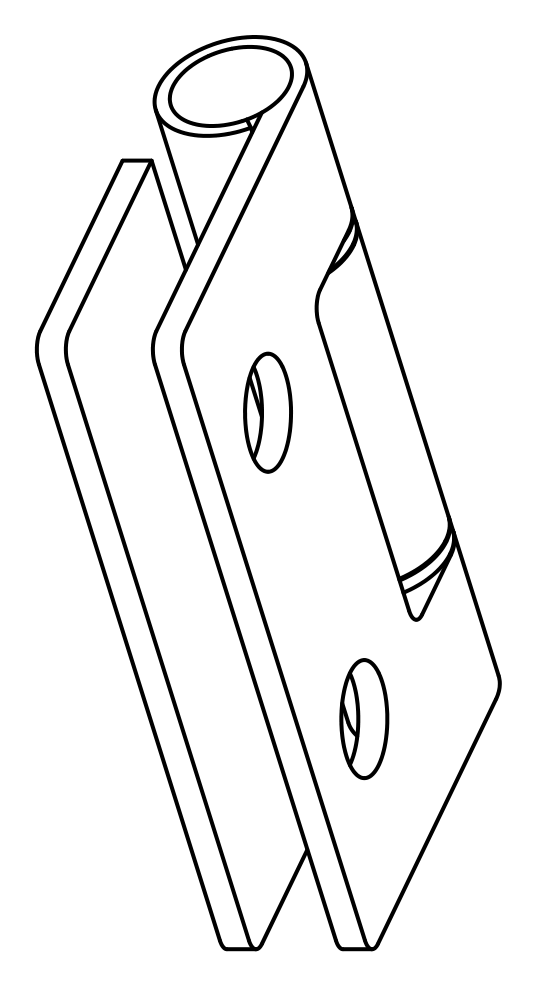
#> input picture metalman-auto-engineer/backend/assets/test_inputs/tmp_images/90451393_clean.png, 539 x 989 px
$ python -i image_utils.py   (imports and definitions only)
#> lines starting #> are read from the running program, lines starting #| are printed output that depends on the picture; after the words box and inside, x2 and y2 are one past the last pixel; in counts of white or black regions, pixels touching at a corner belong together
#> further down, picture is the input picture: PIL image 539x989 RGB; min 0, max 255, mean 241.5
from PIL import Image as PILImage
from openpyxl.drawing.image import Image as ExcelImage
from openpyxl.drawing.spreadsheet_drawing import OneCellAnchor, AnchorMarker
from openpyxl.drawing.xdr import XDRPositiveSize2D
from openpyxl.utils import column_index_from_string, get_column_letter
from openpyxl.utils.cell import coordinate_from_string

EMU_PER_PIXEL = 9525          # Office's fixed px->EMU conversion at 96 DPI
DEFAULT_ROW_HEIGHT_PT = 15.0  # Excel's default row height when unset
DEFAULT_COL_WIDTH_CHARS = 8.43  # Excel's default column width when unset


# [20 lines left out: function fit_image_dimensions, not called in this run]


def trim_whitespace(img: PILImage.Image, padding: int = 10, bg_threshold: int = 245) -> PILImage.Image:
    """
    Crops a PIL image down to the bounding box of its non-background content
    plus a small padding, discarding blank margin.

    A manually-dragged crop selection is rarely pixel-tight around the
    target - a loosely-drawn box leaves blank space on one or more sides
    baked into the image itself. Centering *that* image in a cell still
    looks off-center, since centering the outer bounds doesn't center the
    ink within them - trimming first is what actually fixes it.
    """
#> called with padding = 10, bg_threshold = 245
    gray = img.convert("L")
    content_mask = gray.point(lambda p: 255 if p < bg_threshold else 0)
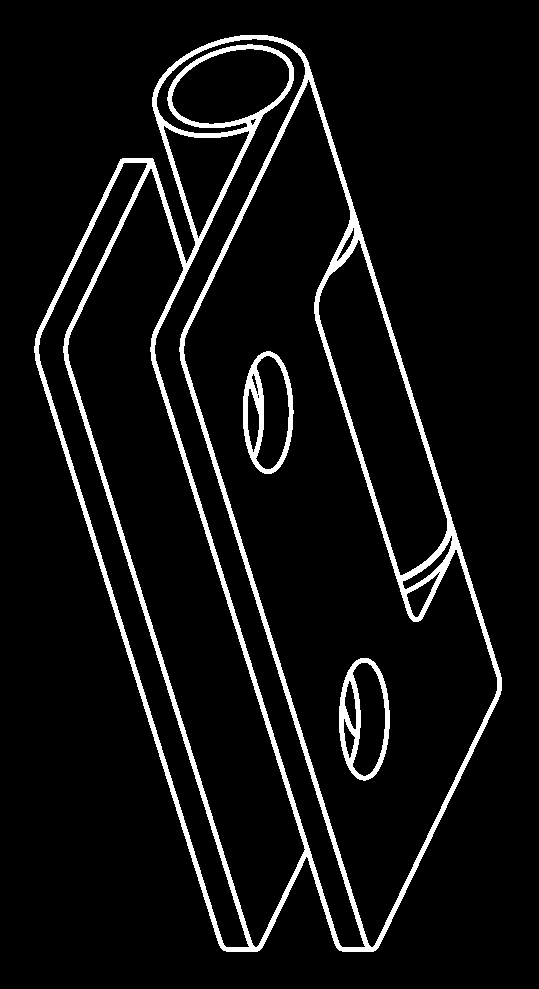
#> content_mask: PIL image 539x989 L; 6.5% white; 3 white regions, box (x1, y1, x2, y2) and area: (34, 35, 502, 952) 30774, (339, 658, 390, 781) 1909, (243, 351, 294, 474) 1900
    bbox = content_mask.getbbox()
#> bbox = (34, 35, 502, 952)
    if not bbox:
        return img
    left, top, right, bottom = bbox
#> left = 34; top = 35; right = 502; bottom = 952
    left = max(0, left - padding)
#> left = 24
    top = max(0, top - padding)
#> top = 25
    right = min(img.width, right + padding)
#> right = 512
    bottom = min(img.height, bottom + padding)
#> bottom = 962
    return img.crop((left, top, right, bottom))
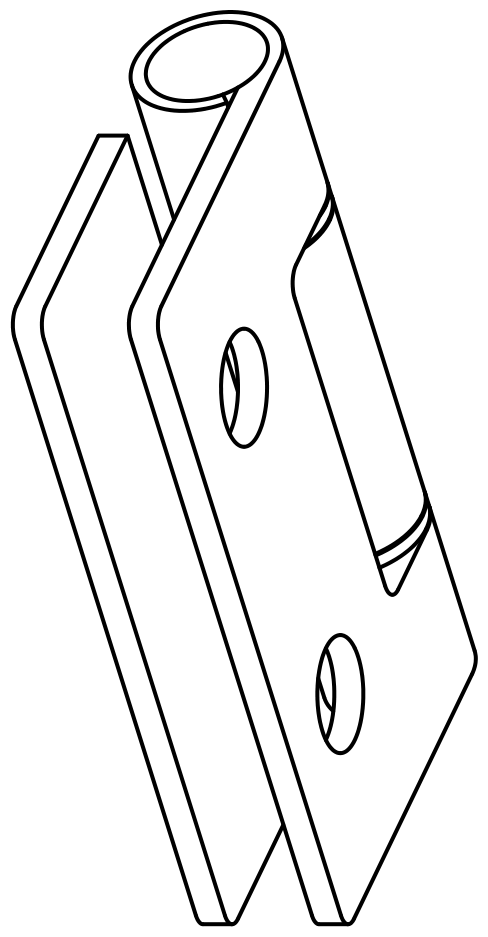
#> returned value: PIL image 488x937 RGB; min 0, max 255, mean 239.3


def _col_width_to_px(width_chars: float) -> float:
    # Standard Excel approximation for the default Calibri 11 font (~7px/char + 5px padding)
    return width_chars * 7 + 5


def _row_height_to_px(height_pt: float) -> float:
    return height_pt * 96 / 72


# [65 lines left out: function place_image_centered, not called in this run]

>>> from PIL import Image
>>> picture = Image.open('../assets/test_inputs/tmp_images/90451393_clean.png')
>>> result = trim_whitespace(picture)

$ run again, on metalman-auto-engineer/backend/assets/test_inputs/tmp_images/92187145_clean.png
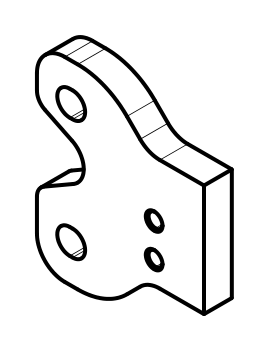
#> input picture metalman-auto-engineer/backend/assets/test_inputs/tmp_images/92187145_clean.png, 271 x 353 px
#> picture is the input picture: PIL image 271x353 RGB; min 0, max 255, mean 237.6
#> in trim_whitespace, `content_mask = gray.point(lambda p: 255 if p < bg_threshold else 0)`:
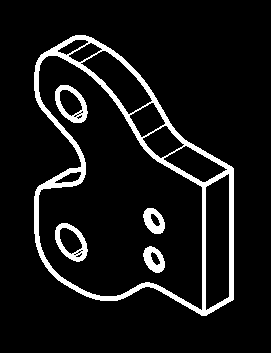
#> content_mask: PIL image 271x353 L; 8.4% white; 5 white regions, box (x1, y1, x2, y2) and area: (34, 35, 234, 316) 6320, (55, 223, 88, 262) 512, (55, 85, 88, 123) 509, (143, 208, 165, 234) 356, (143, 246, 165, 273) 356
#> bbox = (34, 35, 234, 316)
#> in trim_whitespace, `left, top, right, bottom = bbox`: left = 34; top = 35; right = 234; bottom = 316
#> in trim_whitespace, `left = max(0, left - padding)`: left = 24
#> in trim_whitespace, `top = max(0, top - padding)`: top = 25
#> in trim_whitespace, `right = min(img.width, right + padding)`: right = 244
#> in trim_whitespace, `bottom = min(img.height, bottom + padding)`: bottom = 326
#> in trim_whitespace, `return img.crop((left, top, right, bottom))`:
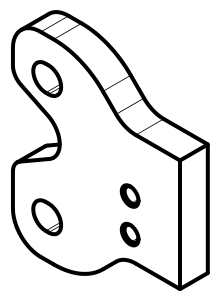
#> returned value: PIL image 220x301 RGB; min 0, max 255, mean 229.8

$ run again, on metalman-auto-engineer/backend/assets/test_inputs/tmp_images/92187146_clean.png
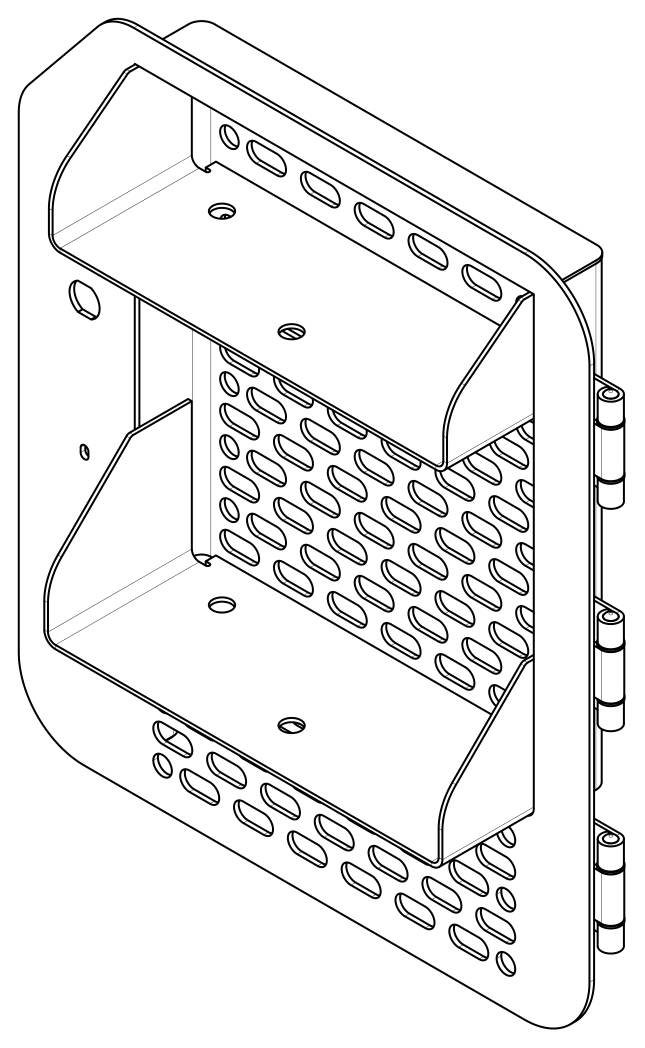
#> input picture metalman-auto-engineer/backend/assets/test_inputs/tmp_images/92187146_clean.png, 1289 x 2096 px (shown at 1/2 size)
#> picture is the input picture: PIL image 1289x2096 RGB; min 0, max 255, mean 236.9
#> in trim_whitespace, `content_mask = gray.point(lambda p: 255 if p < bg_threshold else 0)`:
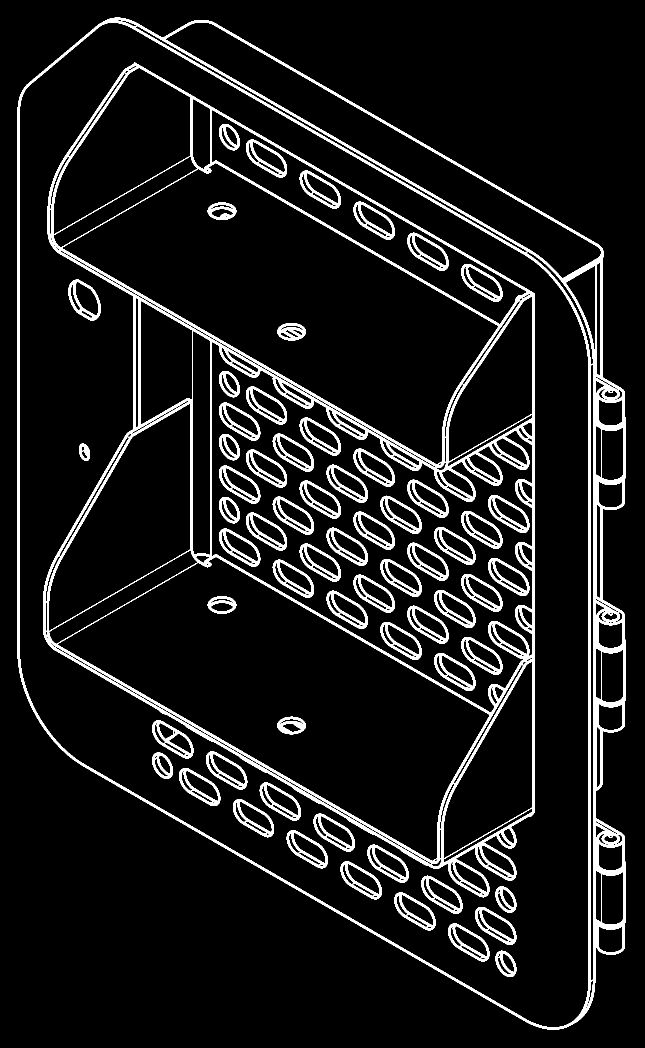
#> content_mask: PIL image 1289x2096 L (shown at 1/2 size); 8.8% white; 65 white regions, largest, box (x1, y1, x2, y2) and area: (86, 125, 1070, 1795) 82141, (35, 35, 1252, 2059) 62707, (304, 1441, 387, 1517) 1770
#> bbox = (35, 35, 1252, 2059)
#> in trim_whitespace, `left, top, right, bottom = bbox`: left = 35; right = 1252; bottom = 2059
#> in trim_whitespace, `left = max(0, left - padding)`: left = 25
#> in trim_whitespace, `right = min(img.width, right + padding)`: right = 1262
#> in trim_whitespace, `bottom = min(img.height, bottom + padding)`: bottom = 2069
#> in trim_whitespace, `return img.crop((left, top, right, bottom))`:
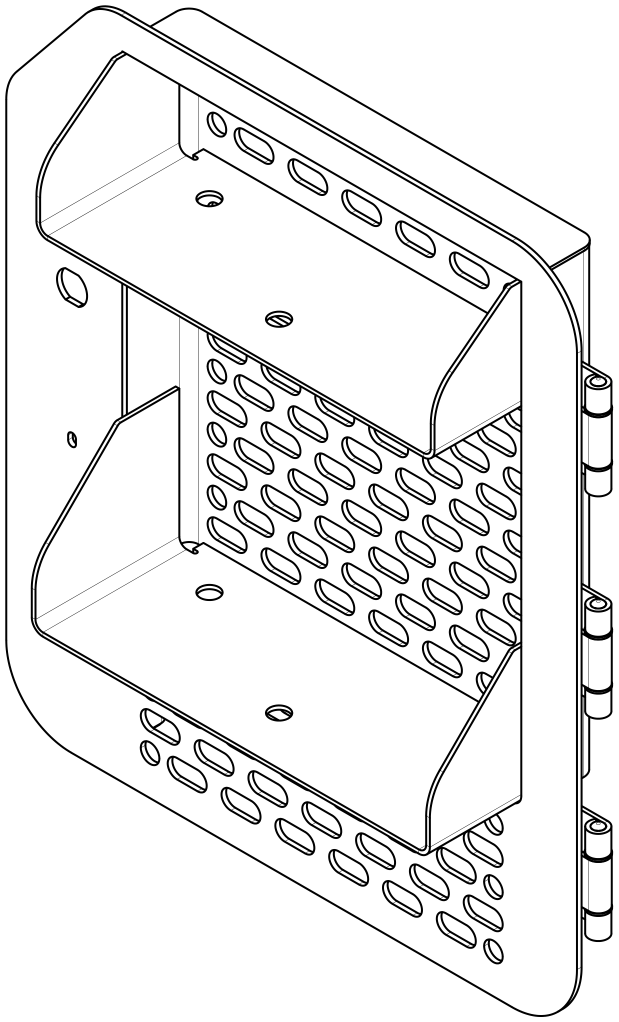
#> returned value: PIL image 1237x2044 RGB (shown at 1/2 size); min 0, max 255, mean 235.7

$ run again, on metalman-auto-engineer/backend/assets/test_inputs/tmp_images/92187147_clean.png
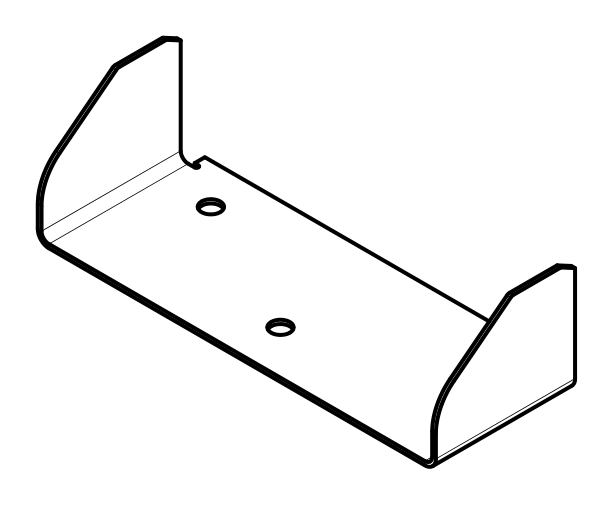
#> input picture metalman-auto-engineer/backend/assets/test_inputs/tmp_images/92187147_clean.png, 614 x 506 px
#> picture is the input picture: PIL image 614x506 RGB; min 0, max 255, mean 245.4
#> in trim_whitespace, `content_mask = gray.point(lambda p: 255 if p < bg_threshold else 0)`:
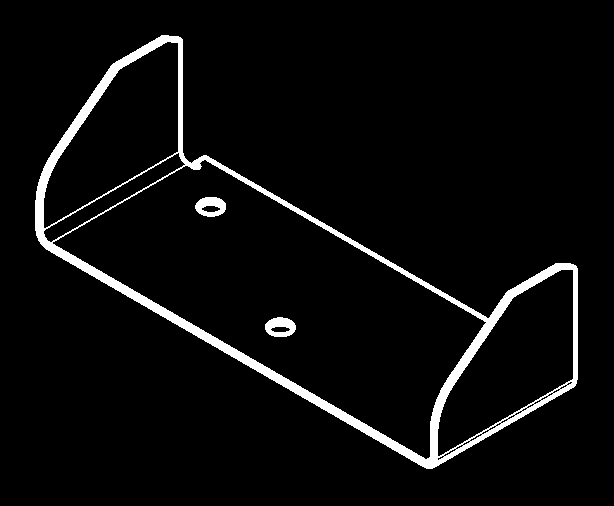
#> content_mask: PIL image 614x506 L; 4.5% white; 3 white regions, box (x1, y1, x2, y2) and area: (35, 35, 578, 469) 13213, (265, 317, 296, 337) 418, (195, 197, 226, 217) 414
#> bbox = (35, 35, 578, 469)
#> in trim_whitespace, `left, top, right, bottom = bbox`: left = 35; right = 578; bottom = 469
#> in trim_whitespace, `left = max(0, left - padding)`: left = 25
#> in trim_whitespace, `right = min(img.width, right + padding)`: right = 588
#> in trim_whitespace, `bottom = min(img.height, bottom + padding)`: bottom = 479
#> in trim_whitespace, `return img.crop((left, top, right, bottom))`:
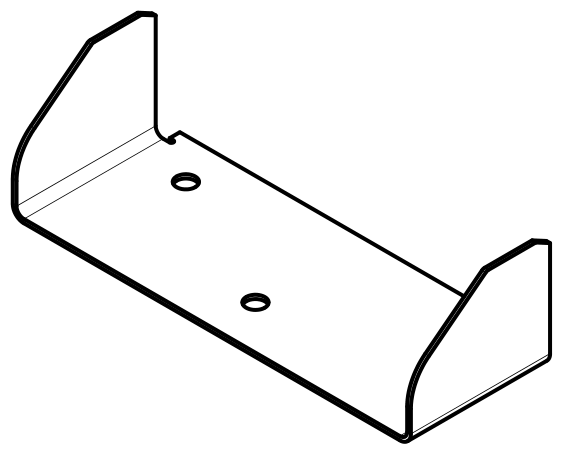
#> returned value: PIL image 563x454 RGB; min 0, max 255, mean 243.4
